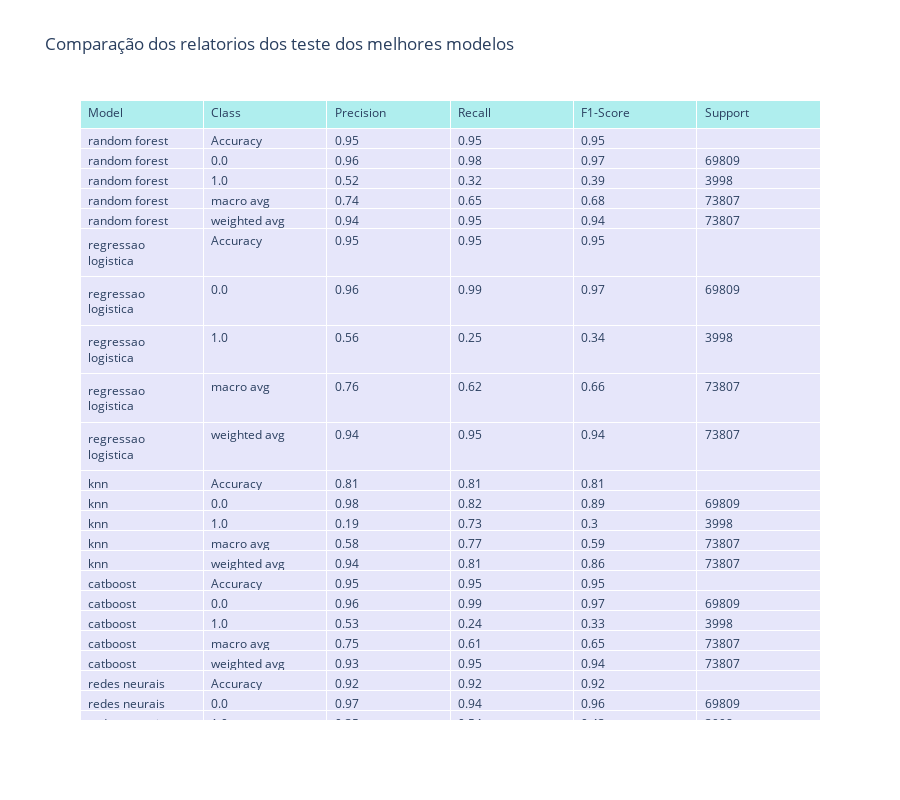

This figure's notebook cell:
### Code cell
import pandas as pd
import plotly.graph_objects as go


def generate_comparison_table(reports):
    """ Gera uma tabela comparativa dos relatórios de classificação dos modelos. """
    data = []

    for model_name, report in reportstest.items():
        # Adiciona a acurácia
        accuracy = round(report.get('accuracy', 0), 2)
        data.append({'Model': model_name,
                     'Class': 'Accuracy',
                     'Precision': accuracy,
                     'Recall': accuracy,
                     'F1-Score': accuracy,
                     'Support': ''})

        # Adiciona uma linha para cada classe
        for cls, metrics in report.items():
            if cls == 'accuracy':
                continue  # Ignora a linha de 'accuracy'
            row = {'Model': model_name,
                   'Class': cls,
                   'Precision': round(metrics.get('precision', 0), 2),
                   'Recall': round(metrics.get('recall', 0), 2),
                   'F1-Score': round(metrics.get('f1-score', 0), 2),
                   'Support': round(metrics.get('support', 0), 2)}
            data.append(row)

    df_all = pd.DataFrame(data)
    return df_all

# Gerar a tabela comparativa
df_comparison = generate_comparison_table(reportstest)

# Exibir a tabela com Plotly
fig = go.Figure( data=[go.Table(
    header=dict(values=list(df_comparison.columns),
                fill_color='paleturquoise',
                align='left'),
    cells=dict(values=[df_comparison[col] for col in df_comparison.columns],
               fill_color='lavender',
               align='left'))
])

fig.update_layout(title="Comparação dos relatorios dos teste dos melhores modelos",height=800)
fig.show()

### Figure 1 — Plotly figure (JSON) as saved in the notebook; plotly's stock layout.template omitted (floating-point values rounded to 4 significant figures; data arrays with more than 128 entries replaced by an {"elided": "..."} marker saying what was removed)
{"data": [{"cells": {"align": "left", "fill": {"color": "lavender"}, "values": {"elided": "6x25 mixed values"}}, "header": {"align": "left", "fill": {"color": "paleturquoise"}, "values": ["Model", "Class", "Precision", "Recall", "F1-Score", "Support"]}, "type": "table"}], "layout": {"height": 800, "title": {"text": "Comparação dos relatorios dos teste dos melhores modelos"}}}
